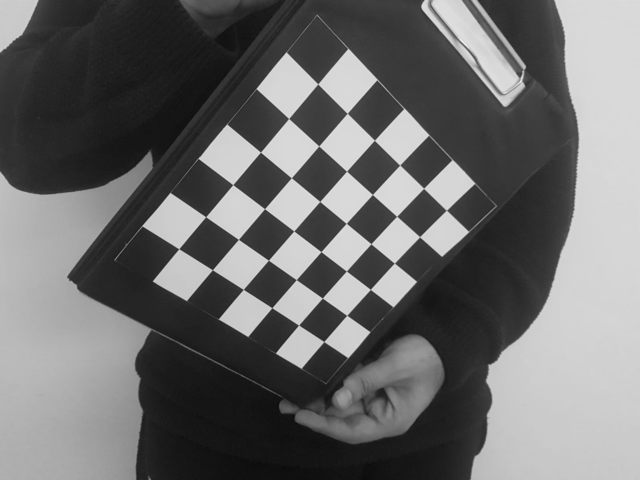
%> input picture homework2/Image1.bmp, 640 x 480 px
$ octave --eval "result = edgeDetection(imread('homework2/Image1.bmp'));"   (GNU Octave 9; MATLAB toolbox functions it lacks are replaced by stand-ins)
%> lines starting %> are read from the running program, lines starting %| are printed output that depends on the picture
function img = edgeDetection(im)
im=rgb2gray(im);
w=[-1 -1 -1; -1 8 -1; -1 -1 -1];

img=conv2(im,w);
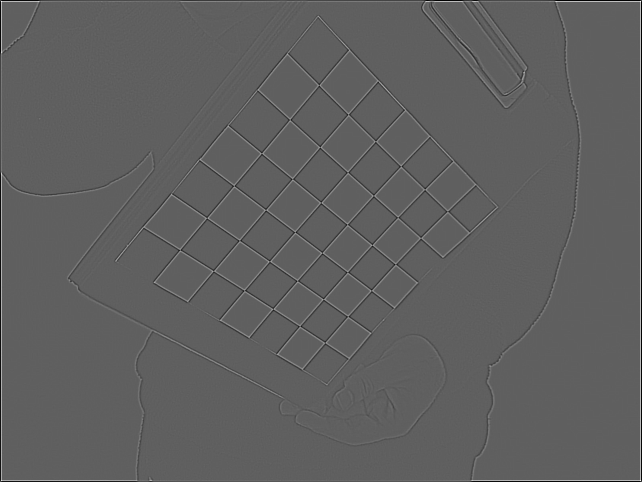
%> img: size 482x642 double; min -657, max 1092, mean 0; drawn with min black and max white
img=histeq(img);
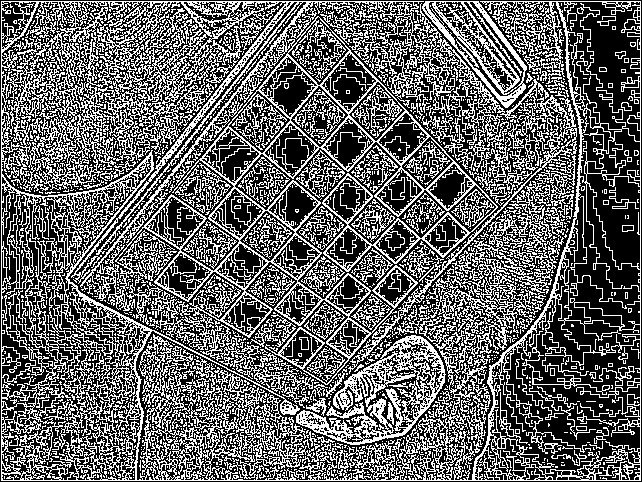
%> img: size 482x642 double; values 0.603 (black) and 1 (white), 39% white in thin lines or dots

end

$ run again, on homework2/Image10.bmp
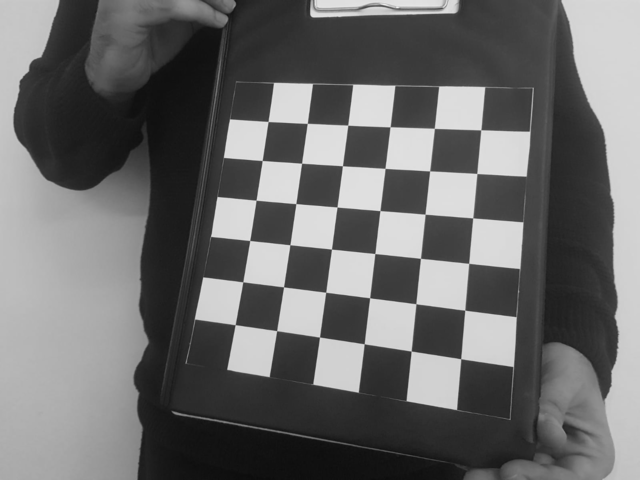
%> input picture homework2/Image10.bmp, 640 x 480 px
%> in edgeDetection, `img=conv2(im,w);`:
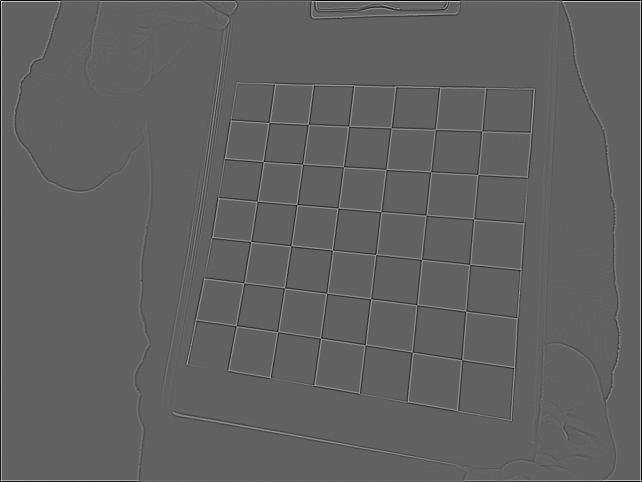
%> img: size 482x642 double; min -675, max 1082, mean 0; drawn with min black and max white
%> in edgeDetection, `img=histeq(img);`:
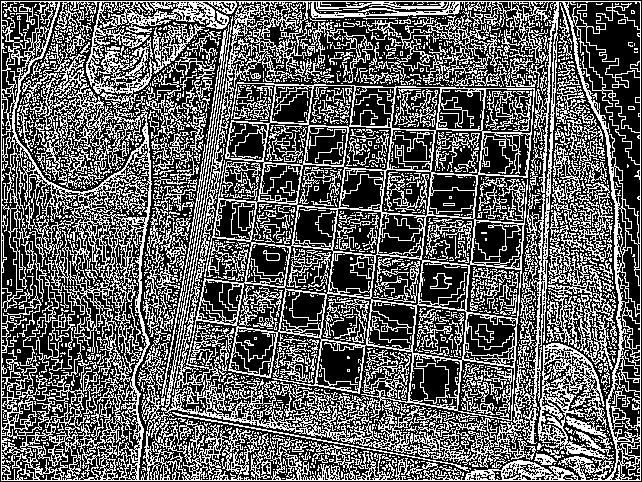
%> img: size 482x642 double; values 0.619 (black) and 1 (white), 37.8% white in thin lines or dots

$ run again, on homework2/Image11.bmp
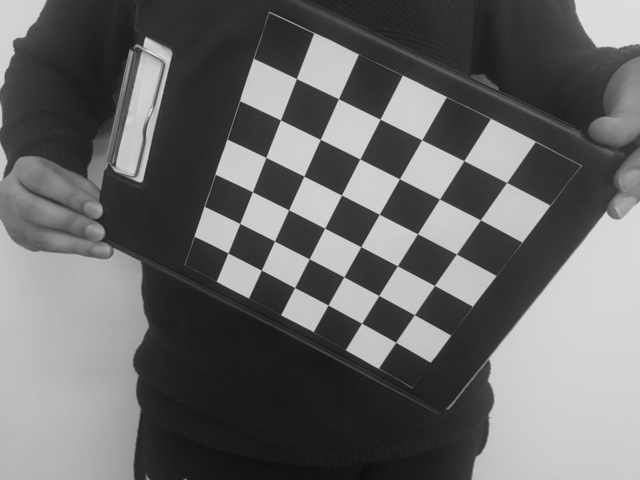
%> input picture homework2/Image11.bmp, 640 x 480 px
%> in edgeDetection, `img=conv2(im,w);`:
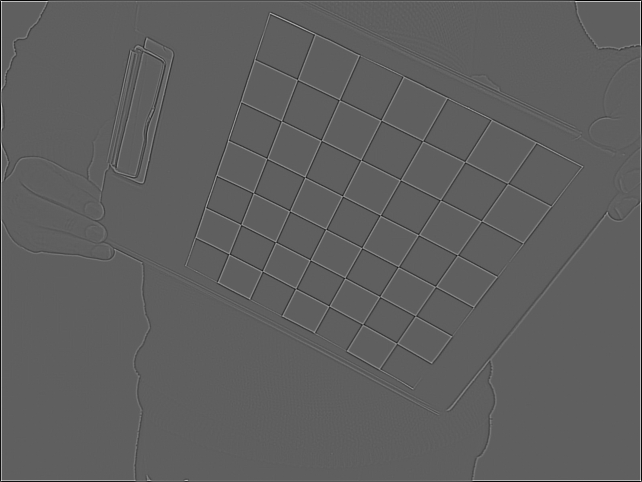
%> img: size 482x642 double; min -666, max 1112, mean 0; drawn with min black and max white
%> in edgeDetection, `img=histeq(img);`:
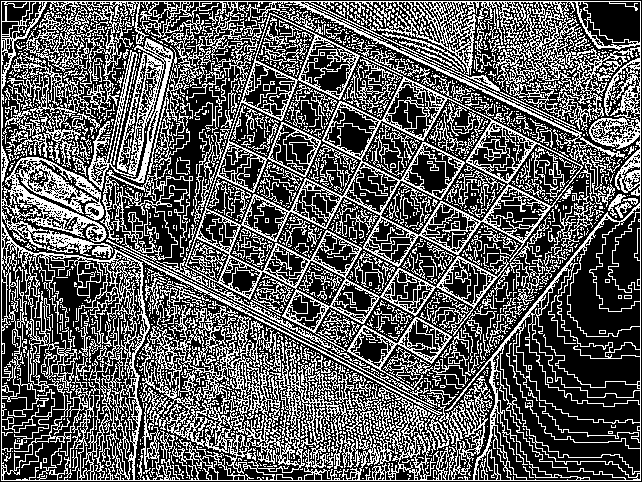
%> img: size 482x642 double; values 0.635 (black) and 1 (white), 35.9% white in thin lines or dots

$ run again, on homework2/Image12.bmp
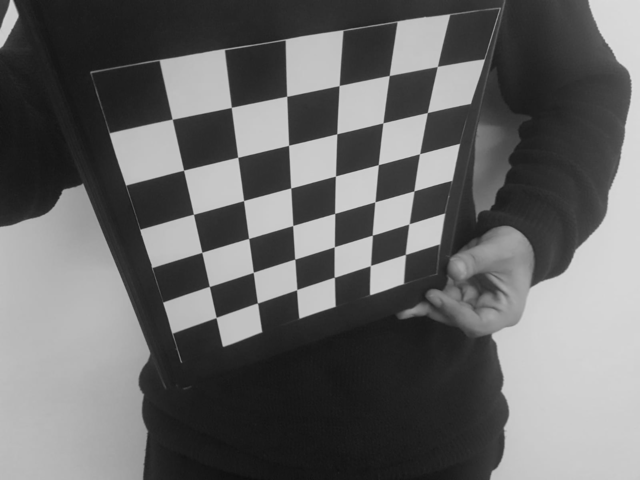
%> input picture homework2/Image12.bmp, 640 x 480 px
%> in edgeDetection, `img=conv2(im,w);`:
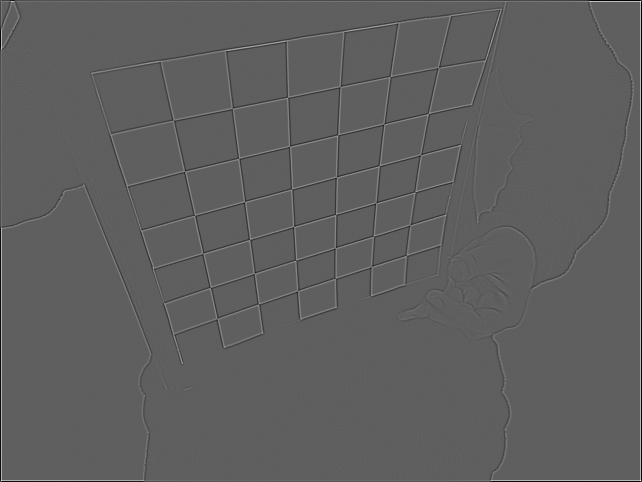
%> img: size 482x642 double; min -657, max 1104, mean 0; drawn with min black and max white
%> in edgeDetection, `img=histeq(img);`:
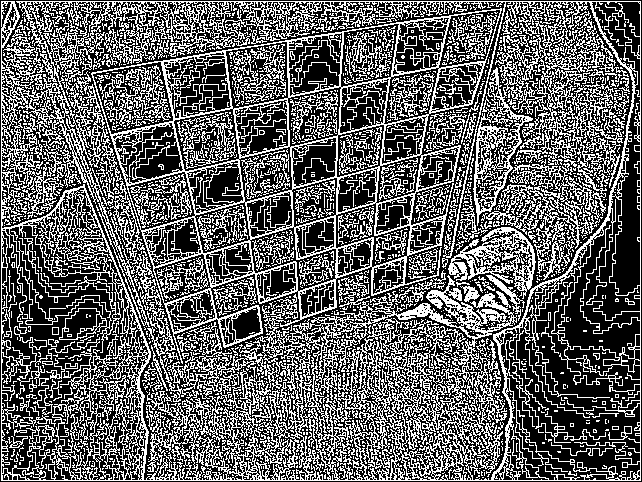
%> img: size 482x642 double; values 0.619 (black) and 1 (white), 38.2% white in thin lines or dots
